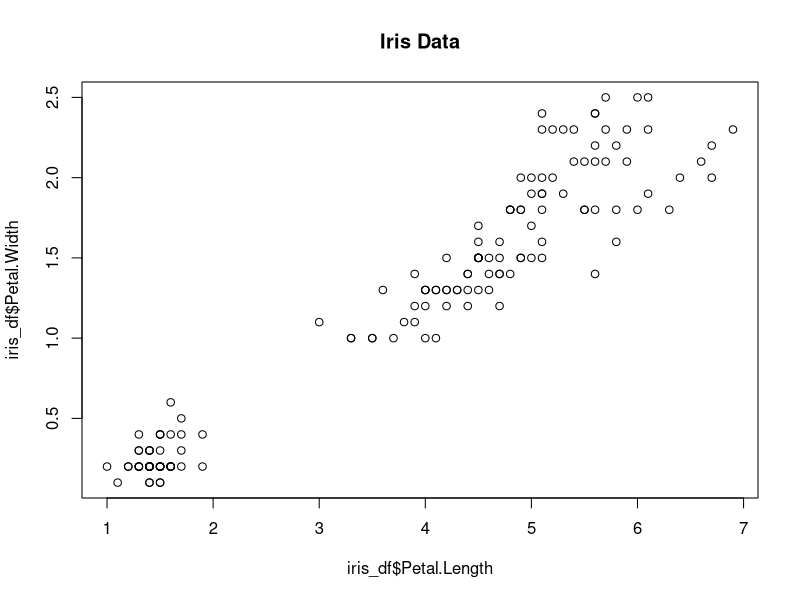
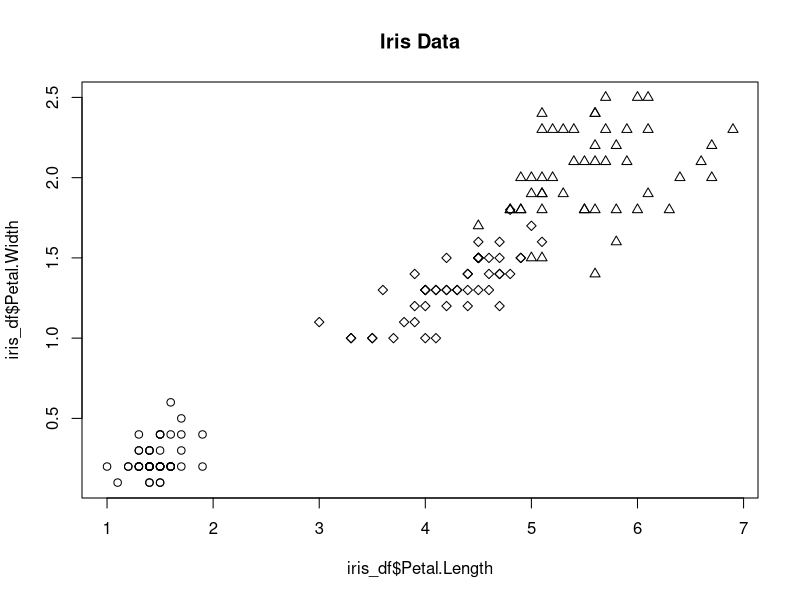
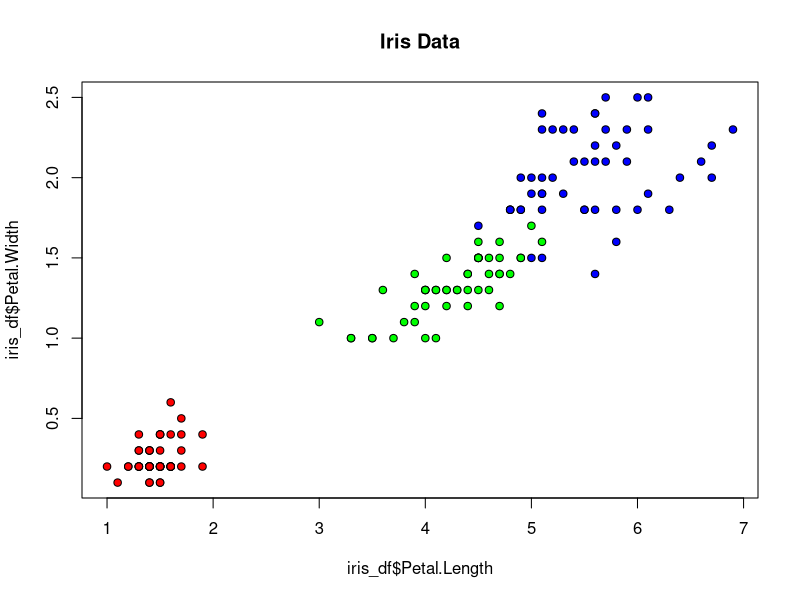
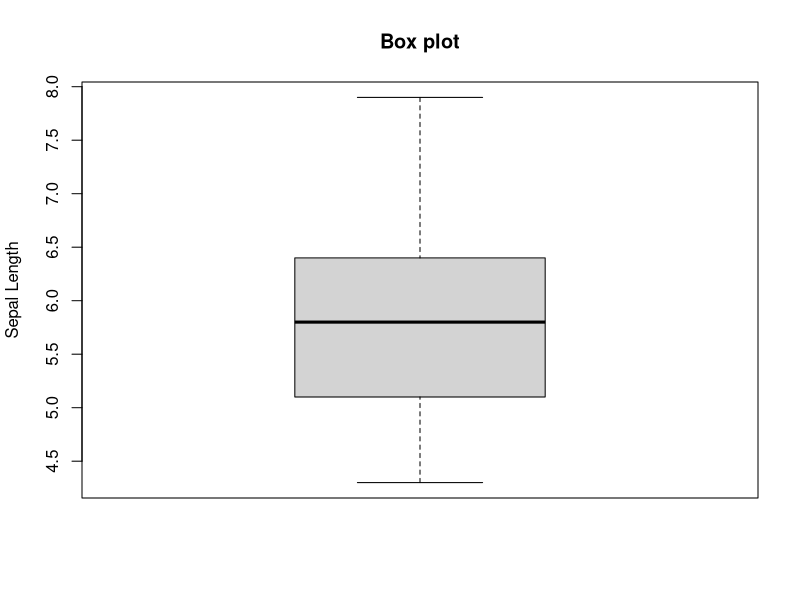
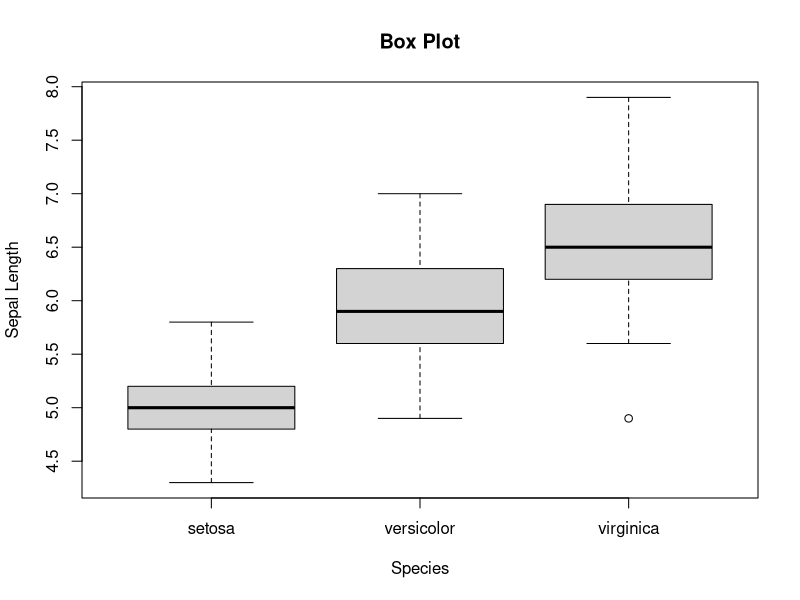
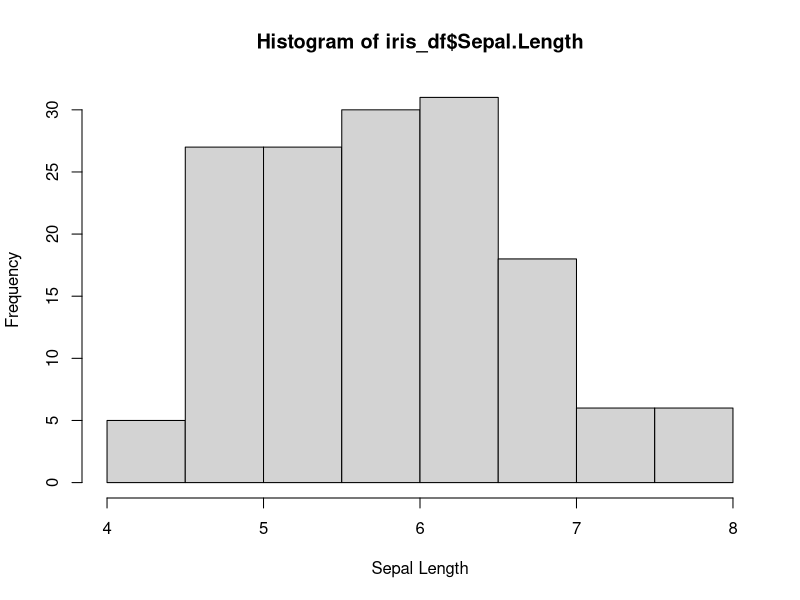

These figures' R source, in order:
#Get iris data
iris_df <- iris

#Print head, class and column names
head(iris_df)
class(iris_df)
colnames(iris_df)

#Pint petal length column
iris_df$Petal.Length

#Print out summary stats of dataframe
summary(iris_df)

#Display plots
plot(iris_df$Petal.Length, iris_df$Petal.Width, main="Iris Data")
plot(iris_df$Petal.Length, iris_df$Petal.Width, pch=c(21,23,24)[unclass(iris_df$Species)], main="Iris Data")
plot(iris_df$Petal.Length, iris_df$Petal.Width, pch=21, bg=c("red","green","blue")[unclass(iris_df$Species)], main="Iris Data")
boxplot(iris_df$Sepal.Length, main="Box plot", ylab="Sepal Length")
boxplot(iris_df$Sepal.Length ~ iris_df$Species, main="Box Plot", xlab="Species", ylab="Sepal Length")
hist(iris_df$Sepal.Length, xlab="Sepal Length")